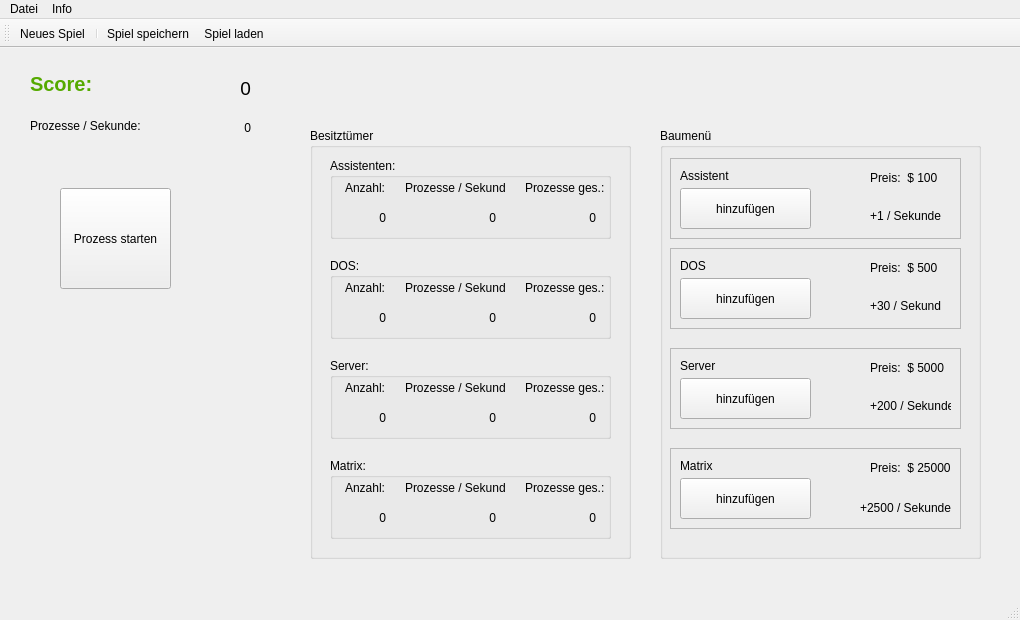
<?xml version="1.0" encoding="UTF-8"?>
<ui version="4.0">
 <class>MainWindow</class>
 <widget class="QMainWindow" name="MainWindow">
  <property name="geometry">
   <rect>
    <x>0</x>
    <y>0</y>
    <width>1020</width>
    <height>620</height>
   </rect>
  </property>
  <property name="windowTitle">
   <string>MainWindow</string>
  </property>
  <property name="windowIcon">
   <iconset resource="data/icons.qrc">
    <normaloff>:/bilder/processor.png</normaloff>:/bilder/processor.png</iconset>
  </property>
  <widget class="QWidget" name="centralwidget">
   <widget class="QLabel" name="label">
    <property name="geometry">
     <rect>
      <x>30</x>
      <y>20</y>
      <width>81</width>
      <height>31</height>
     </rect>
    </property>
    <property name="styleSheet">
     <string notr="true">color: rgb(85, 170, 0);
font-size: 20px;
font-weight: 800;</string>
    </property>
    <property name="text">
     <string>Score:</string>
    </property>
   </widget>
   <widget class="QPushButton" name="pushButtonProzess">
    <property name="geometry">
     <rect>
      <x>60</x>
      <y>140</y>
      <width>111</width>
      <height>101</height>
     </rect>
    </property>
    <property name="styleSheet">
     <string notr="true"/>
    </property>
    <property name="text">
     <string>Prozess starten</string>
    </property>
   </widget>
   <widget class="QGroupBox" name="groupBox">
    <property name="geometry">
     <rect>
      <x>310</x>
      <y>80</y>
      <width>321</width>
      <height>431</height>
     </rect>
    </property>
    <property name="title">
     <string>Besitztümer</string>
    </property>
    <widget class="QGroupBox" name="groupBoxAssistenten">
     <property name="geometry">
      <rect>
       <x>20</x>
       <y>30</y>
       <width>281</width>
       <height>81</height>
      </rect>
     </property>
     <property name="title">
      <string>Assistenten:</string>
     </property>
     <widget class="QLabel" name="label_22">
      <property name="geometry">
       <rect>
        <x>15</x>
        <y>20</y>
        <width>51</width>
        <height>20</height>
       </rect>
      </property>
      <property name="text">
       <string>Anzahl:</string>
      </property>
     </widget>
     <widget class="QLabel" name="labelAnzahlAssitenten">
      <property name="geometry">
       <rect>
        <x>15</x>
        <y>50</y>
        <width>41</width>
        <height>20</height>
       </rect>
      </property>
      <property name="text">
       <string>0</string>
      </property>
      <property name="alignment">
       <set>Qt::AlignRight|Qt::AlignTrailing|Qt::AlignVCenter</set>
      </property>
     </widget>
     <widget class="QLabel" name="label_24">
      <property name="geometry">
       <rect>
        <x>75</x>
        <y>20</y>
        <width>101</width>
        <height>20</height>
       </rect>
      </property>
      <property name="text">
       <string>Prozesse / Sekunde:</string>
      </property>
     </widget>
     <widget class="QLabel" name="label_25">
      <property name="geometry">
       <rect>
        <x>195</x>
        <y>20</y>
        <width>81</width>
        <height>20</height>
       </rect>
      </property>
      <property name="text">
       <string>Prozesse ges.:</string>
      </property>
     </widget>
     <widget class="QLabel" name="labelAssistentenProzesseProSekunde">
      <property name="geometry">
       <rect>
        <x>95</x>
        <y>50</y>
        <width>71</width>
        <height>20</height>
       </rect>
      </property>
      <property name="text">
       <string>0</string>
      </property>
      <property name="alignment">
       <set>Qt::AlignRight|Qt::AlignTrailing|Qt::AlignVCenter</set>
      </property>
     </widget>
     <widget class="QLabel" name="labelAssistentenProzesseGesammt">
      <property name="geometry">
       <rect>
        <x>195</x>
        <y>50</y>
        <width>71</width>
        <height>20</height>
       </rect>
      </property>
      <property name="text">
       <string>0</string>
      </property>
      <property name="alignment">
       <set>Qt::AlignRight|Qt::AlignTrailing|Qt::AlignVCenter</set>
      </property>
     </widget>
    </widget>
    <widget class="QGroupBox" name="groupBoxDOS">
     <property name="geometry">
      <rect>
       <x>20</x>
       <y>130</y>
       <width>281</width>
       <height>81</height>
      </rect>
     </property>
     <property name="title">
      <string>DOS:</string>
     </property>
     <widget class="QLabel" name="label_28">
      <property name="geometry">
       <rect>
        <x>15</x>
        <y>20</y>
        <width>51</width>
        <height>20</height>
       </rect>
      </property>
      <property name="text">
       <string>Anzahl:</string>
      </property>
     </widget>
     <widget class="QLabel" name="labelAnzahlDOS">
      <property name="geometry">
       <rect>
        <x>15</x>
        <y>50</y>
        <width>41</width>
        <height>20</height>
       </rect>
      </property>
      <property name="text">
       <string>0</string>
      </property>
      <property name="alignment">
       <set>Qt::AlignRight|Qt::AlignTrailing|Qt::AlignVCenter</set>
      </property>
     </widget>
     <widget class="QLabel" name="label_30">
      <property name="geometry">
       <rect>
        <x>75</x>
        <y>20</y>
        <width>101</width>
        <height>20</height>
       </rect>
      </property>
      <property name="text">
       <string>Prozesse / Sekunde:</string>
      </property>
     </widget>
     <widget class="QLabel" name="label_31">
      <property name="geometry">
       <rect>
        <x>195</x>
        <y>20</y>
        <width>81</width>
        <height>20</height>
       </rect>
      </property>
      <property name="text">
       <string>Prozesse ges.:</string>
      </property>
     </widget>
     <widget class="QLabel" name="labelDOSProzesseProSekunde">
      <property name="geometry">
       <rect>
        <x>95</x>
        <y>50</y>
        <width>71</width>
        <height>20</height>
       </rect>
      </property>
      <property name="text">
       <string>0</string>
      </property>
      <property name="alignment">
       <set>Qt::AlignRight|Qt::AlignTrailing|Qt::AlignVCenter</set>
      </property>
     </widget>
     <widget class="QLabel" name="labelDOSProzesseGesammt">
      <property name="geometry">
       <rect>
        <x>195</x>
        <y>50</y>
        <width>71</width>
        <height>20</height>
       </rect>
      </property>
      <property name="text">
       <string>0</string>
      </property>
      <property name="alignment">
       <set>Qt::AlignRight|Qt::AlignTrailing|Qt::AlignVCenter</set>
      </property>
     </widget>
    </widget>
    <widget class="QGroupBox" name="groupBoxServer">
     <property name="geometry">
      <rect>
       <x>20</x>
       <y>230</y>
       <width>281</width>
       <height>81</height>
      </rect>
     </property>
     <property name="title">
      <string>Server:</string>
     </property>
     <widget class="QLabel" name="label_34">
      <property name="geometry">
       <rect>
        <x>15</x>
        <y>20</y>
        <width>51</width>
        <height>20</height>
       </rect>
      </property>
      <property name="text">
       <string>Anzahl:</string>
      </property>
     </widget>
     <widget class="QLabel" name="labelAnzahlServer">
      <property name="geometry">
       <rect>
        <x>15</x>
        <y>50</y>
        <width>41</width>
        <height>20</height>
       </rect>
      </property>
      <property name="text">
       <string>0</string>
      </property>
      <property name="alignment">
       <set>Qt::AlignRight|Qt::AlignTrailing|Qt::AlignVCenter</set>
      </property>
     </widget>
     <widget class="QLabel" name="label_36">
      <property name="geometry">
       <rect>
        <x>75</x>
        <y>20</y>
        <width>101</width>
        <height>20</height>
       </rect>
      </property>
      <property name="text">
       <string>Prozesse / Sekunde:</string>
      </property>
     </widget>
     <widget class="QLabel" name="label_37">
      <property name="geometry">
       <rect>
        <x>195</x>
        <y>20</y>
        <width>81</width>
        <height>20</height>
       </rect>
      </property>
      <property name="text">
       <string>Prozesse ges.:</string>
      </property>
     </widget>
     <widget class="QLabel" name="labelServerProzesseProSekunde">
      <property name="geometry">
       <rect>
        <x>95</x>
        <y>50</y>
        <width>71</width>
        <height>20</height>
       </rect>
      </property>
      <property name="text">
       <string>0</string>
      </property>
      <property name="alignment">
       <set>Qt::AlignRight|Qt::AlignTrailing|Qt::AlignVCenter</set>
      </property>
     </widget>
     <widget class="QLabel" name="labelServerProzesseGesammt">
      <property name="geometry">
       <rect>
        <x>195</x>
        <y>50</y>
        <width>71</width>
        <height>20</height>
       </rect>
      </property>
      <property name="text">
       <string>0</string>
      </property>
      <property name="alignment">
       <set>Qt::AlignRight|Qt::AlignTrailing|Qt::AlignVCenter</set>
      </property>
     </widget>
    </widget>
    <widget class="QGroupBox" name="groupBoxMatrix">
     <property name="geometry">
      <rect>
       <x>20</x>
       <y>330</y>
       <width>281</width>
       <height>81</height>
      </rect>
     </property>
     <property name="title">
      <string>Matrix:</string>
     </property>
     <widget class="QLabel" name="label_40">
      <property name="geometry">
       <rect>
        <x>15</x>
        <y>20</y>
        <width>51</width>
        <height>20</height>
       </rect>
      </property>
      <property name="text">
       <string>Anzahl:</string>
      </property>
     </widget>
     <widget class="QLabel" name="labelAnzahlMatrix">
      <property name="geometry">
       <rect>
        <x>15</x>
        <y>50</y>
        <width>41</width>
        <height>20</height>
       </rect>
      </property>
      <property name="text">
       <string>0</string>
      </property>
      <property name="alignment">
       <set>Qt::AlignRight|Qt::AlignTrailing|Qt::AlignVCenter</set>
      </property>
     </widget>
     <widget class="QLabel" name="label_42">
      <property name="geometry">
       <rect>
        <x>75</x>
        <y>20</y>
        <width>101</width>
        <height>20</height>
       </rect>
      </property>
      <property name="text">
       <string>Prozesse / Sekunde:</string>
      </property>
     </widget>
     <widget class="QLabel" name="label_43">
      <property name="geometry">
       <rect>
        <x>195</x>
        <y>20</y>
        <width>81</width>
        <height>20</height>
       </rect>
      </property>
      <property name="text">
       <string>Prozesse ges.:</string>
      </property>
     </widget>
     <widget class="QLabel" name="labelMatrixProzesseProSekunde">
      <property name="geometry">
       <rect>
        <x>95</x>
        <y>50</y>
        <width>71</width>
        <height>20</height>
       </rect>
      </property>
      <property name="text">
       <string>0</string>
      </property>
      <property name="alignment">
       <set>Qt::AlignRight|Qt::AlignTrailing|Qt::AlignVCenter</set>
      </property>
     </widget>
     <widget class="QLabel" name="labelMatrixProzesseGesammt">
      <property name="geometry">
       <rect>
        <x>195</x>
        <y>50</y>
        <width>71</width>
        <height>20</height>
       </rect>
      </property>
      <property name="text">
       <string>0</string>
      </property>
      <property name="alignment">
       <set>Qt::AlignRight|Qt::AlignTrailing|Qt::AlignVCenter</set>
      </property>
     </widget>
    </widget>
   </widget>
   <widget class="QGroupBox" name="groupBox_2">
    <property name="geometry">
     <rect>
      <x>660</x>
      <y>80</y>
      <width>321</width>
      <height>431</height>
     </rect>
    </property>
    <property name="title">
     <string>Baumenü</string>
    </property>
    <widget class="QFrame" name="frameAssistent">
     <property name="geometry">
      <rect>
       <x>10</x>
       <y>30</y>
       <width>291</width>
       <height>81</height>
      </rect>
     </property>
     <property name="frameShape">
      <enum>QFrame::StyledPanel</enum>
     </property>
     <property name="frameShadow">
      <enum>QFrame::Raised</enum>
     </property>
     <widget class="QPushButton" name="pushButtonAssistentHinzufuegen">
      <property name="geometry">
       <rect>
        <x>10</x>
        <y>30</y>
        <width>131</width>
        <height>41</height>
       </rect>
      </property>
      <property name="text">
       <string>hinzufügen</string>
      </property>
      <property name="icon">
       <iconset resource="data/icons.qrc">
        <normaloff>:/bilder/assistent.png</normaloff>:/bilder/assistent.png</iconset>
      </property>
      <property name="iconSize">
       <size>
        <width>32</width>
        <height>32</height>
       </size>
      </property>
     </widget>
     <widget class="QLabel" name="label_4">
      <property name="geometry">
       <rect>
        <x>10</x>
        <y>10</y>
        <width>71</width>
        <height>16</height>
       </rect>
      </property>
      <property name="text">
       <string>Assistent</string>
      </property>
     </widget>
     <widget class="QLabel" name="labelPreisAssistent">
      <property name="geometry">
       <rect>
        <x>200</x>
        <y>10</y>
        <width>81</width>
        <height>20</height>
       </rect>
      </property>
      <property name="text">
       <string>Preis:  $ 100</string>
      </property>
     </widget>
     <widget class="QLabel" name="labelProduktionAssistent">
      <property name="geometry">
       <rect>
        <x>200</x>
        <y>50</y>
        <width>71</width>
        <height>16</height>
       </rect>
      </property>
      <property name="text">
       <string>+1 / Sekunde</string>
      </property>
     </widget>
    </widget>
    <widget class="QFrame" name="frameDOS">
     <property name="geometry">
      <rect>
       <x>10</x>
       <y>120</y>
       <width>291</width>
       <height>81</height>
      </rect>
     </property>
     <property name="frameShape">
      <enum>QFrame::StyledPanel</enum>
     </property>
     <property name="frameShadow">
      <enum>QFrame::Raised</enum>
     </property>
     <widget class="QPushButton" name="pushButtonDOSHinzufuegen">
      <property name="geometry">
       <rect>
        <x>10</x>
        <y>30</y>
        <width>131</width>
        <height>41</height>
       </rect>
      </property>
      <property name="text">
       <string>hinzufügen</string>
      </property>
      <property name="icon">
       <iconset resource="data/icons.qrc">
        <normaloff>:/bilder/dos.png</normaloff>:/bilder/dos.png</iconset>
      </property>
      <property name="iconSize">
       <size>
        <width>32</width>
        <height>32</height>
       </size>
      </property>
     </widget>
     <widget class="QLabel" name="label_7">
      <property name="geometry">
       <rect>
        <x>10</x>
        <y>10</y>
        <width>71</width>
        <height>16</height>
       </rect>
      </property>
      <property name="text">
       <string>DOS</string>
      </property>
     </widget>
     <widget class="QLabel" name="labelPreisDOS">
      <property name="geometry">
       <rect>
        <x>200</x>
        <y>10</y>
        <width>81</width>
        <height>20</height>
       </rect>
      </property>
      <property name="text">
       <string>Preis:  $ 500</string>
      </property>
     </widget>
     <widget class="QLabel" name="labelProduktionDOS">
      <property name="geometry">
       <rect>
        <x>200</x>
        <y>50</y>
        <width>71</width>
        <height>16</height>
       </rect>
      </property>
      <property name="text">
       <string>+30 / Sekunde</string>
      </property>
     </widget>
    </widget>
    <widget class="QFrame" name="frameServer">
     <property name="geometry">
      <rect>
       <x>10</x>
       <y>220</y>
       <width>291</width>
       <height>81</height>
      </rect>
     </property>
     <property name="frameShape">
      <enum>QFrame::StyledPanel</enum>
     </property>
     <property name="frameShadow">
      <enum>QFrame::Raised</enum>
     </property>
     <widget class="QPushButton" name="pushButtonServerHinzufuegen">
      <property name="geometry">
       <rect>
        <x>10</x>
        <y>30</y>
        <width>131</width>
        <height>41</height>
       </rect>
      </property>
      <property name="text">
       <string>hinzufügen</string>
      </property>
      <property name="icon">
       <iconset resource="data/icons.qrc">
        <normaloff>:/bilder/server.png</normaloff>:/bilder/server.png</iconset>
      </property>
      <property name="iconSize">
       <size>
        <width>32</width>
        <height>32</height>
       </size>
      </property>
     </widget>
     <widget class="QLabel" name="label_10">
      <property name="geometry">
       <rect>
        <x>10</x>
        <y>10</y>
        <width>71</width>
        <height>16</height>
       </rect>
      </property>
      <property name="text">
       <string>Server</string>
      </property>
     </widget>
     <widget class="QLabel" name="labelPreisServer">
      <property name="geometry">
       <rect>
        <x>200</x>
        <y>10</y>
        <width>81</width>
        <height>20</height>
       </rect>
      </property>
      <property name="text">
       <string>Preis:  $ 5000</string>
      </property>
     </widget>
     <widget class="QLabel" name="labelProduktionServer">
      <property name="geometry">
       <rect>
        <x>200</x>
        <y>50</y>
        <width>81</width>
        <height>16</height>
       </rect>
      </property>
      <property name="text">
       <string>+200 / Sekunde</string>
      </property>
     </widget>
    </widget>
    <widget class="QFrame" name="frameMatrix">
     <property name="geometry">
      <rect>
       <x>10</x>
       <y>320</y>
       <width>291</width>
       <height>81</height>
      </rect>
     </property>
     <property name="frameShape">
      <enum>QFrame::StyledPanel</enum>
     </property>
     <property name="frameShadow">
      <enum>QFrame::Raised</enum>
     </property>
     <widget class="QPushButton" name="pushButtonMatrixHinzufuegen">
      <property name="geometry">
       <rect>
        <x>10</x>
        <y>30</y>
        <width>131</width>
        <height>41</height>
       </rect>
      </property>
      <property name="text">
       <string>hinzufügen</string>
      </property>
      <property name="icon">
       <iconset resource="data/icons.qrc">
        <normaloff>:/bilder/matrix.png</normaloff>:/bilder/matrix.png</iconset>
      </property>
      <property name="iconSize">
       <size>
        <width>32</width>
        <height>32</height>
       </size>
      </property>
     </widget>
     <widget class="QLabel" name="label_19">
      <property name="geometry">
       <rect>
        <x>10</x>
        <y>10</y>
        <width>71</width>
        <height>16</height>
       </rect>
      </property>
      <property name="text">
       <string>Matrix</string>
      </property>
     </widget>
     <widget class="QLabel" name="labelPreisMatrix">
      <property name="geometry">
       <rect>
        <x>200</x>
        <y>10</y>
        <width>81</width>
        <height>20</height>
       </rect>
      </property>
      <property name="text">
       <string>Preis:  $ 25000</string>
      </property>
     </widget>
     <widget class="QLabel" name="labelProduktionMatrix">
      <property name="geometry">
       <rect>
        <x>190</x>
        <y>50</y>
        <width>91</width>
        <height>20</height>
       </rect>
      </property>
      <property name="text">
       <string>+2500 / Sekunde</string>
      </property>
     </widget>
    </widget>
   </widget>
   <widget class="QLabel" name="label_2">
    <property name="geometry">
     <rect>
      <x>30</x>
      <y>70</y>
      <width>111</width>
      <height>16</height>
     </rect>
    </property>
    <property name="text">
     <string>Prozesse / Sekunde:</string>
    </property>
   </widget>
   <widget class="QLabel" name="labelProzesseProSekunde">
    <property name="geometry">
     <rect>
      <x>150</x>
      <y>70</y>
      <width>101</width>
      <height>20</height>
     </rect>
    </property>
    <property name="text">
     <string>0</string>
    </property>
    <property name="alignment">
     <set>Qt::AlignRight|Qt::AlignTrailing|Qt::AlignVCenter</set>
    </property>
   </widget>
   <widget class="QLabel" name="labelScore">
    <property name="geometry">
     <rect>
      <x>130</x>
      <y>30</y>
      <width>121</width>
      <height>20</height>
     </rect>
    </property>
    <property name="font">
     <font>
      <pointsize>14</pointsize>
     </font>
    </property>
    <property name="text">
     <string>0</string>
    </property>
    <property name="alignment">
     <set>Qt::AlignRight|Qt::AlignTrailing|Qt::AlignVCenter</set>
    </property>
   </widget>
  </widget>
  <widget class="QMenuBar" name="menubar">
   <property name="geometry">
    <rect>
     <x>0</x>
     <y>0</y>
     <width>1020</width>
     <height>21</height>
    </rect>
   </property>
   <widget class="QMenu" name="menuDatei">
    <property name="title">
     <string>Datei</string>
    </property>
    <addaction name="actionNeues_Spiel"/>
    <addaction name="separator"/>
    <addaction name="actionSpiel_speichern"/>
    <addaction name="actionSpiel_laden"/>
    <addaction name="separator"/>
    <addaction name="actionBeenden"/>
   </widget>
   <widget class="QMenu" name="menuInfo">
    <property name="title">
     <string>Info</string>
    </property>
    <widget class="QMenu" name="menuHilfe">
     <property name="title">
      <string>Hilfe</string>
     </property>
     <addaction name="actionAnleitung"/>
     <addaction name="actionOnline_Dokumentation"/>
    </widget>
    <addaction name="menuHilfe"/>
    <addaction name="actionUeber"/>
   </widget>
   <addaction name="menuDatei"/>
   <addaction name="menuInfo"/>
  </widget>
  <widget class="QStatusBar" name="statusbar"/>
  <widget class="QToolBar" name="toolBar">
   <property name="windowTitle">
    <string>toolBar</string>
   </property>
   <property name="toolButtonStyle">
    <enum>Qt::ToolButtonIconOnly</enum>
   </property>
   <attribute name="toolBarArea">
    <enum>TopToolBarArea</enum>
   </attribute>
   <attribute name="toolBarBreak">
    <bool>false</bool>
   </attribute>
   <addaction name="actionNeues_Spiel"/>
   <addaction name="separator"/>
   <addaction name="actionSpiel_speichern"/>
   <addaction name="actionSpiel_laden"/>
  </widget>
  <action name="actionNeues_Spiel">
   <property name="icon">
    <iconset resource="data/icons.qrc">
     <normaloff>:/icons/start.png</normaloff>:/icons/start.png</iconset>
   </property>
   <property name="text">
    <string>Neues Spiel</string>
   </property>
   <property name="toolTip">
    <string>Neues Spiel</string>
   </property>
   <property name="statusTip">
    <string>Neues Spiel starten.</string>
   </property>
   <property name="shortcut">
    <string>Ctrl+N</string>
   </property>
  </action>
  <action name="actionSpiel_speichern">
   <property name="icon">
    <iconset resource="data/icons.qrc">
     <normaloff>:/icons/speichern.png</normaloff>:/icons/speichern.png</iconset>
   </property>
   <property name="text">
    <string>Spiel speichern</string>
   </property>
   <property name="statusTip">
    <string>Spiel speichern.</string>
   </property>
   <property name="shortcut">
    <string>Ctrl+S</string>
   </property>
  </action>
  <action name="actionSpiel_laden">
   <property name="icon">
    <iconset resource="data/icons.qrc">
     <normaloff>:/icons/laden.png</normaloff>:/icons/laden.png</iconset>
   </property>
   <property name="text">
    <string>Spiel laden</string>
   </property>
   <property name="statusTip">
    <string>Spiel laden.</string>
   </property>
   <property name="shortcut">
    <string>Ctrl+L</string>
   </property>
  </action>
  <action name="actionBeenden">
   <property name="icon">
    <iconset resource="data/icons.qrc">
     <normaloff>:/icons/beenden.png</normaloff>:/icons/beenden.png</iconset>
   </property>
   <property name="text">
    <string>Beenden</string>
   </property>
   <property name="statusTip">
    <string>Programm beenden.</string>
   </property>
   <property name="shortcut">
    <string>Ctrl+Q</string>
   </property>
  </action>
  <action name="actionAnleitung">
   <property name="text">
    <string>Anleitung</string>
   </property>
  </action>
  <action name="actionOnline_Dokumentation">
   <property name="text">
    <string>Online-Dokumentation</string>
   </property>
  </action>
  <action name="actionUeber">
   <property name="icon">
    <iconset resource="data/icons.qrc">
     <normaloff>:/icons/ueber.png</normaloff>:/icons/ueber.png</iconset>
   </property>
   <property name="text">
    <string>Über</string>
   </property>
   <property name="statusTip">
    <string>Informationen über das Programm.</string>
   </property>
  </action>
 </widget>
 <resources>
  <include location="data/icons.qrc"/>
 </resources>
 <connections/>
</ui>
